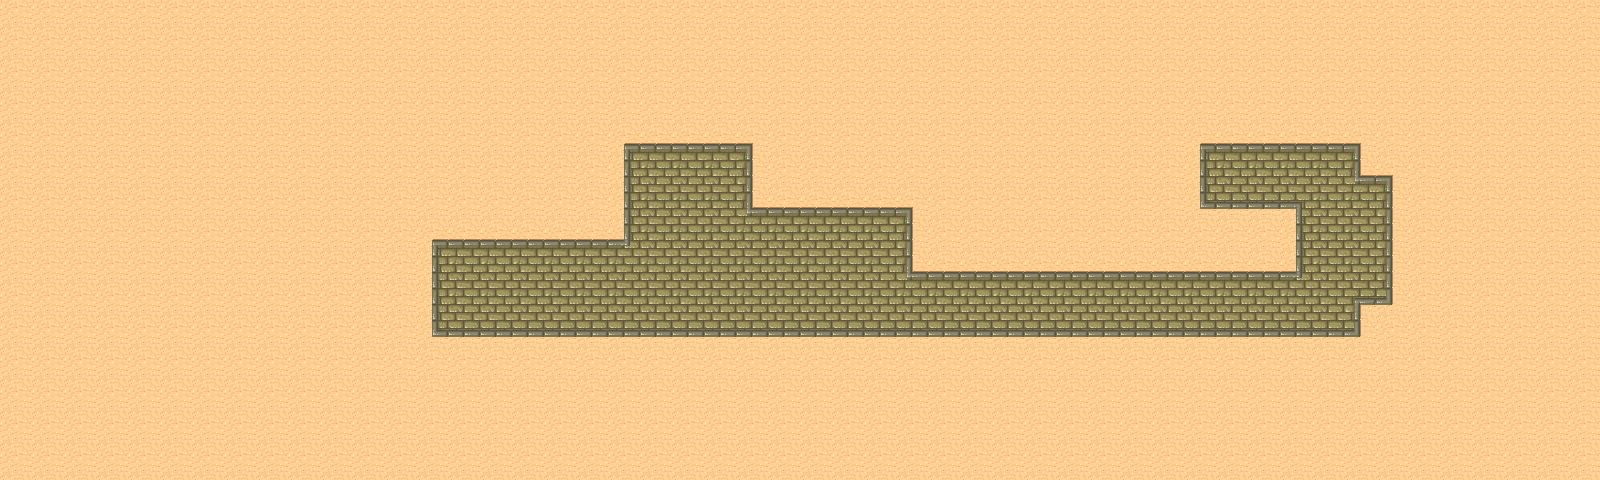

This is a level from a 2D game, rendered from its Tiled map with the project's own tilesets. A one-line summary and the map file follow, with tile-layer data summarised:
An orthogonal 50x15 tile map with 32x32 px tiles, 1 tile layer (Capa de Patrones 1).

<map version="1.0" orientation="orthogonal" renderorder="right-down" width="50" height="15" tilewidth="32" tileheight="32" nextobjectid="1">
 <tileset firstgid="1" name="Desert" tilewidth="32" tileheight="32" spacing="1" margin="1" tilecount="48">
  <image source="tmw_desert_spacing.png" width="265" height="199" />
  <terraintypes>
   <terrain name="Bricks" tile="9" />
   <terrain name="Rocks" tile="33" />
   <terrain name="Dirt" tile="14" />
   <terrain name="Desert" tile="29" />
  </terraintypes>
  <tile id="0" terrain="3,3,3,0" />
  <tile id="1" terrain="3,3,0,0" />
  <tile id="2" terrain="3,3,0,3" />
  <tile id="3" terrain="2,2,2,3" />
  <tile id="4" terrain="2,2,3,2" />
  <tile id="5" terrain="3,3,3,2" />
  <tile id="6" terrain="3,3,2,2" />
  <tile id="7" terrain="3,3,2,3" />
  <tile id="8" terrain="3,0,3,0" />
  <tile id="9" terrain="0,0,0,0" />
  <tile id="10" terrain="0,3,0,3" />
  <tile id="11" terrain="2,3,2,2" />
  <tile id="12" terrain="3,2,2,2" />
  <tile id="13" terrain="3,2,3,2" />
  <tile id="14" terrain="2,2,2,2" />
  <tile id="15" terrain="2,3,2,3" />
  <tile id="16" terrain="3,0,3,3" />
  <tile id="17" terrain="0,0,3,3" />
  <tile id="18" terrain="0,3,3,3" />
  <tile id="19" terrain="0,0,0,3" />
  <tile id="20" terrain="0,0,3,0" />
  <tile id="21" terrain="3,2,3,3" />
  <tile id="22" terrain="2,2,3,3" />
  <tile id="23" terrain="2,3,3,3" />
  <tile id="24" terrain="3,3,3,1" />
  <tile id="25" terrain="3,3,1,1" />
  <tile id="26" terrain="3,3,1,3" />
  <tile id="27" terrain="0,3,0,0" />
  <tile id="28" terrain="3,0,0,0" />
  <tile id="29" terrain="3,3,3,3" />
  <tile id="32" terrain="3,1,3,1" />
  <tile id="33" terrain="1,1,1,1" />
  <tile id="34" terrain="1,3,1,3" />
  <tile id="35" terrain="1,1,1,3" />
  <tile id="36" terrain="1,1,3,1" />
  <tile id="40" terrain="3,1,3,3" />
  <tile id="41" terrain="1,1,3,3" />
  <tile id="42" terrain="1,3,3,3" />
  <tile id="43" terrain="1,3,1,1" />
  <tile id="44" terrain="3,1,1,1" />
 </tileset>
 <layer name="Capa de Patrones 1" width="50" height="15">
  <data>[750 cells, 750 non-empty, 14 distinct tile ids]</data>
 </layer>
</map>
